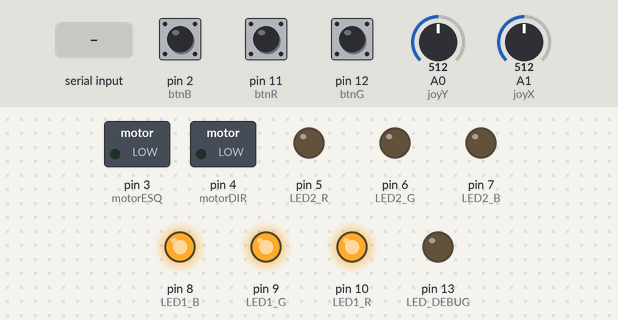
Bench run of a sketch on a simulated Arduino Uno, built with avr-gcc and run on an emulated ATmega328P. Parts: switched loads named in the sketch (green lamp = pin HIGH), output pins drawn as LEDs (lit = HIGH). Inputs (shaded band) come from the test bench; at power-on: A0 (joyY) = 512, pin 2 (btnB) HIGH, pin 11 (btnR) HIGH, pin 12 (btnG) HIGH, A1 (joyX) = 512. What the sketch prints to the serial monitor is not drawn.

Above: at 0.6 s.
1.3 s: A0 (joyY) set to 30
4.3 s: pin 2 (btnB) pulled LOW for 0.15 s
At 5.3 s:
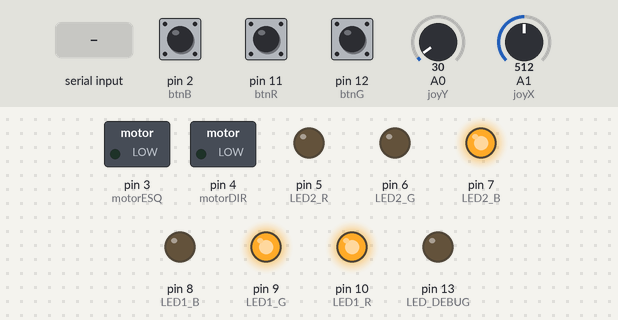
7.3 s: pin 11 (btnR) pulled LOW for 0.15 s
At 7.8 s:
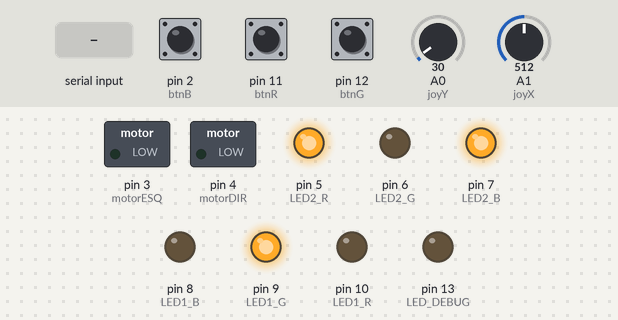
10.3 s: pin 12 (btnG) pulled LOW for 0.15 s
At 13.1 s:
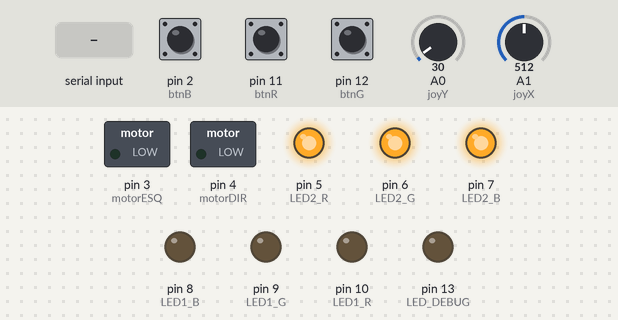
13.3 s: "1\n" received over Serial
At 14.7 s:
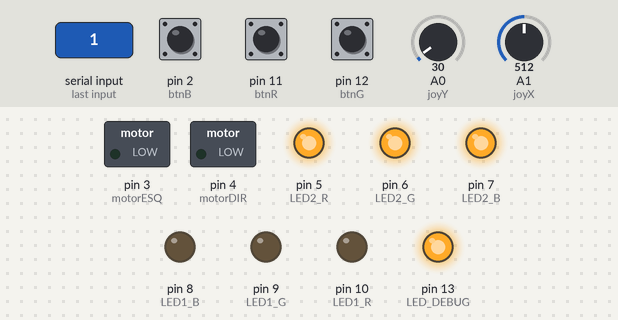
16.3 s: pin 2 (btnB) pulled LOW for 1 s
At 20.6 s:
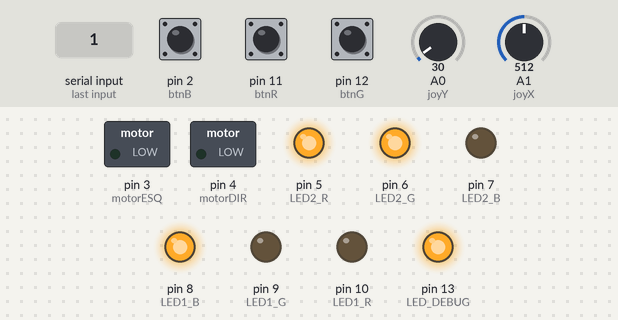
Timing chart, 0 to 62.0 s (numbered marks = the images above; inputs shaded):
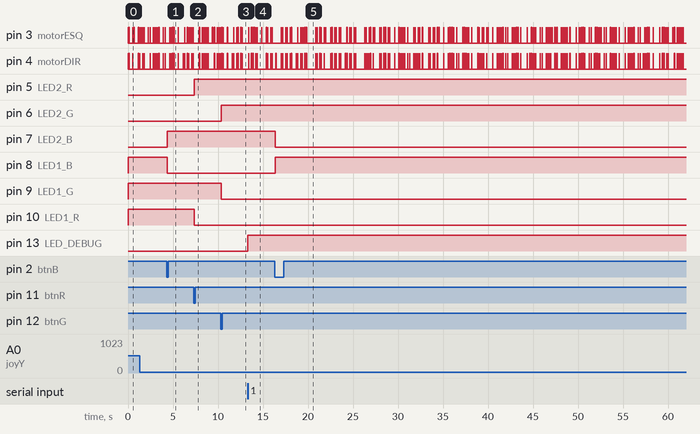

The sketch:

CodigoArduino.ino
```cpp
//Pinos LED 1
const int LED1_R = 10;
const int LED1_G = 9;
const int LED1_B = 8;

//Pinos LED 2
const int LED2_R = 5;
const int LED2_G = 6;
const int LED2_B = 7;

// --- Pinos dos Botões ---
const int btnR = 11;
const int btnG = 12;
const int btnB = 2;

// --- Pinos dos Motores ---
const int motorESQ = 3;
const int motorDIR = 4;

const int LED_DEBUG = 13;

// --- Pinos do Joystick ---
const int joyX = A1;
const int joyY = A0;

// --- Motores: estado/controlo ---
bool motoresArmados = false; // só liga conforme joystick depois da 1ª interação

// Vibração mínima ao arrancar (0..255)
const uint8_t MOTOR_MIN_PWM = 25;

// Joystick
const int JOY_CENTER = 512;
const int JOY_DEADZONE = 60;
const int JOY_ARM_THRESHOLD = 120;
const int JOY_TOP_THRESHOLD = 40;
const uint8_t MOTOR_TOP_PWM = 80;

// Orientação do joystick (ajusta conforme montagem)
// Se estiveres a ver esquerda/direita trocados, mantém JOY_INVERT_X = true.
const bool JOY_SWAP_XY = false;   // true se X/Y estiverem trocados fisicamente
const bool JOY_INVERT_X = true;   // true se esquerda/direita estiverem invertidos
const bool JOY_INVERT_Y = false;  // true se cima/baixo estiverem invertidos

const uint16_t SOFT_PWM_PERIOD_MS = 20;
uint8_t motorEsqTargetPwm = 0;
uint8_t motorDirTargetPwm = 0;

// Compensação: como o motor direito está mais atrás, quando estiveres a puxar
// para TRÁS e a virar, reforça o motor do lado da curva.
// (trás+direita => direito mais forte; trás+esquerda => esquerdo mais forte)
const float REVERSE_SIDE_BOOST = 0.25f; // até +25% no máximo da viragem

// --- Variáveis de Estado (false = desligado, true = ligado) ---
bool estadoR = false;
bool estadoG = false;
bool estadoB = false;

// --- Variáveis para Detetar o Clique ---
bool ultimoBtnR = HIGH;
bool ultimoBtnG = HIGH;
bool ultimoBtnB = HIGH;

bool pessoaDetectada = false;

char rxLine[16];
uint8_t rxPos = 0;

void setup() {
  Serial.begin(9600);


  pinMode(LED_DEBUG, OUTPUT);
  digitalWrite(LED_DEBUG, LOW);

  // Configuração dos LEDs
  pinMode(LED1_R, OUTPUT); pinMode(LED1_G, OUTPUT); pinMode(LED1_B, OUTPUT);
  pinMode(LED2_R, OUTPUT); pinMode(LED2_G, OUTPUT); pinMode(LED2_B, OUTPUT);

  // Configuração dos Motores
  pinMode(motorESQ, OUTPUT);
  pinMode(motorDIR, OUTPUT);

  // Configuração dos Botões
  pinMode(btnR, INPUT_PULLUP);
  pinMode(btnG, INPUT_PULLUP);
  pinMode(btnB, INPUT_PULLUP);

  // Configuração do Joystick
  pinMode(joyX, INPUT);
  pinMode(joyY, INPUT);

  // Inicialização: Tudo desligado
  digitalWrite(LED1_R, HIGH); digitalWrite(LED1_G, HIGH); digitalWrite(LED1_B, HIGH);
  digitalWrite(LED2_R, LOW);  digitalWrite(LED2_G, LOW);  digitalWrite(LED2_B, LOW);
}

void updateMotorEsqSoftPwm() {
  if (motorEsqTargetPwm == 0) {
    digitalWrite(motorESQ, LOW);
    return;
  }
  if (motorEsqTargetPwm >= 255) {
    digitalWrite(motorESQ, HIGH);
    return;
  }
  uint16_t phase = (uint16_t)(millis() % SOFT_PWM_PERIOD_MS);
  uint16_t onTime = (uint16_t)((uint32_t)SOFT_PWM_PERIOD_MS * (uint32_t)motorEsqTargetPwm / 255UL);
  digitalWrite(motorESQ, (phase < onTime) ? HIGH : LOW);
}

void updateMotorDirSoftPwm() {
  if (motorDirTargetPwm == 0) {
    digitalWrite(motorDIR, LOW);
    return;
  }
  if (motorDirTargetPwm >= 255) {
    digitalWrite(motorDIR, HIGH);
    return;
  }
  uint16_t phase = (uint16_t)(millis() % SOFT_PWM_PERIOD_MS);
  uint16_t onTime = (uint16_t)((uint32_t)SOFT_PWM_PERIOD_MS * (uint32_t)motorDirTargetPwm / 255UL);
  digitalWrite(motorDIR, (phase < onTime) ? HIGH : LOW);
}

void setMotors(uint8_t pwmEsq, uint8_t pwmDir) {
  motorEsqTargetPwm = pwmEsq;
  motorDirTargetPwm = pwmDir;
  updateMotorEsqSoftPwm();
  updateMotorDirSoftPwm();
}

void loop() {

  // ==========================
// RECEBER DADOS DO PROCESSING
// ==========================
while (Serial.available() > 0) {
  char c = (char)Serial.read();
  if (c == '\r') continue;
  if (c == '\n') {
    rxLine[rxPos] = '\0';
    if (rxPos > 0) {
      if (strcmp(rxLine, "1") == 0) pessoaDetectada = true;
      else if (strcmp(rxLine, "0") == 0) pessoaDetectada = false;
    }
    rxPos = 0;
  } else {
    if (rxPos < sizeof(rxLine) - 1) {
      rxLine[rxPos++] = c;
    }
  }
}

digitalWrite(LED_DEBUG, pessoaDetectada ? HIGH : LOW);

  // Verifica se o botão foi premido (passagem de HIGH para LOW)
  bool leituraR = digitalRead(btnR);
  if (leituraR == LOW && ultimoBtnR == HIGH) {
    estadoR = !estadoR;
    motoresArmados = true;
    delay(50);
  }
  ultimoBtnR = leituraR;

  bool leituraG = digitalRead(btnG);
  if (leituraG == LOW && ultimoBtnG == HIGH) {
    estadoG = !estadoG;
    motoresArmados = true;
    delay(50);
  }
  ultimoBtnG = leituraG;

  bool leituraB = digitalRead(btnB);
  if (leituraB == LOW && ultimoBtnB == HIGH) {
    estadoB = !estadoB;
    motoresArmados = true;
    delay(50);
  }
  ultimoBtnB = leituraB;

  // ATUALIZAR LED 1
  digitalWrite(LED1_R, estadoR ? LOW : HIGH);
  digitalWrite(LED1_G, estadoG ? LOW : HIGH);
  digitalWrite(LED1_B, estadoB ? LOW : HIGH);

  // ATUALIZAR LED 2
  digitalWrite(LED2_R, estadoR ? HIGH : LOW);
  digitalWrite(LED2_G, estadoG ? HIGH : LOW);
  digitalWrite(LED2_B, estadoB ? HIGH : LOW);

// ==========================
// CONTROLO DOS MOTORES
// ==========================
int xRaw = analogRead(joyX);
int yRaw = analogRead(joyY);

int xValue = JOY_SWAP_XY ? yRaw : xRaw;
int yValue = JOY_SWAP_XY ? xRaw : yRaw;

if (!motoresArmados) {
  if (abs(xValue - JOY_CENTER) > JOY_ARM_THRESHOLD || abs(yValue - JOY_CENTER) > JOY_ARM_THRESHOLD) {
    motoresArmados = true;
  }
}

// Atualizar motores
if (!motoresArmados) {
  setMotors(MOTOR_MIN_PWM, MOTOR_MIN_PWM);
} else {
  // Mapeamento por quadrantes/diagonais:
  // - cima+esquerda OU baixo+esquerda => liga SÓ o motor esquerdo
  // - cima+direita OU baixo+direita   => liga SÓ o motor direito
  // Fora das diagonais, mantém vibração mínima nos dois motores.
  int dx = xValue - JOY_CENTER;
  int dy = yValue - JOY_CENTER;
  if (abs(dx) < JOY_DEADZONE) dx = 0;
  if (abs(dy) < JOY_DEADZONE) dy = 0;

  if (JOY_INVERT_X) dx = -dx;
  if (JOY_INVERT_Y) dy = -dy;

  if (dx != 0 && dy != 0) {
    float fx = (float)dx / 511.0f;
    float fy = (float)dy / 511.0f;
    float mag = sqrt(fx * fx + fy * fy);
    if (mag > 1.0f) mag = 1.0f;

    float pwmF = (float)MOTOR_MIN_PWM + (255.0f - (float)MOTOR_MIN_PWM) * mag;
    if (pwmF < 0.0f) pwmF = 0.0f;
    if (pwmF > 255.0f) pwmF = 255.0f;
    uint8_t pwm = (uint8_t)(pwmF + 0.5f);

    if (dx < 0) setMotors(pwm, 0);
    else setMotors(0, pwm);
  } else {
    setMotors(MOTOR_MIN_PWM, MOTOR_MIN_PWM);
  }
}

updateMotorEsqSoftPwm();
updateMotorDirSoftPwm();

  // ENVIO DE DADOS PARA PROCESSING
  Serial.print(xValue); Serial.print(",");
  Serial.print(yValue); Serial.print(",");
  Serial.print(estadoR ? 1 : 0); Serial.print(",");
  Serial.print(estadoG ? 1 : 0); Serial.print(",");
  Serial.println(estadoB ? 1 : 0);

  delay(10);
}
```

Measured:
- after the input at 4.3 s, pin 7 (LED2_B): LOW → HIGH after 0.05 s; pin 8 (LED1_B): HIGH → LOW after 0.05 s
- after the input at 7.3 s, pin 5 (LED2_R): LOW → HIGH after 0.06 s; pin 10 (LED1_R): HIGH → LOW after 0.06 s
- after the input at 10.3 s, pin 6 (LED2_G): LOW → HIGH after 0.06 s; pin 9 (LED1_G): HIGH → LOW after 0.06 s
- after the input at 13.3 s, pin 13 (LED_DEBUG): LOW → HIGH at once
- after the input at 16.3 s, pin 7 (LED2_B): HIGH → LOW after 0.06 s; pin 8 (LED1_B): LOW → HIGH after 0.06 s
